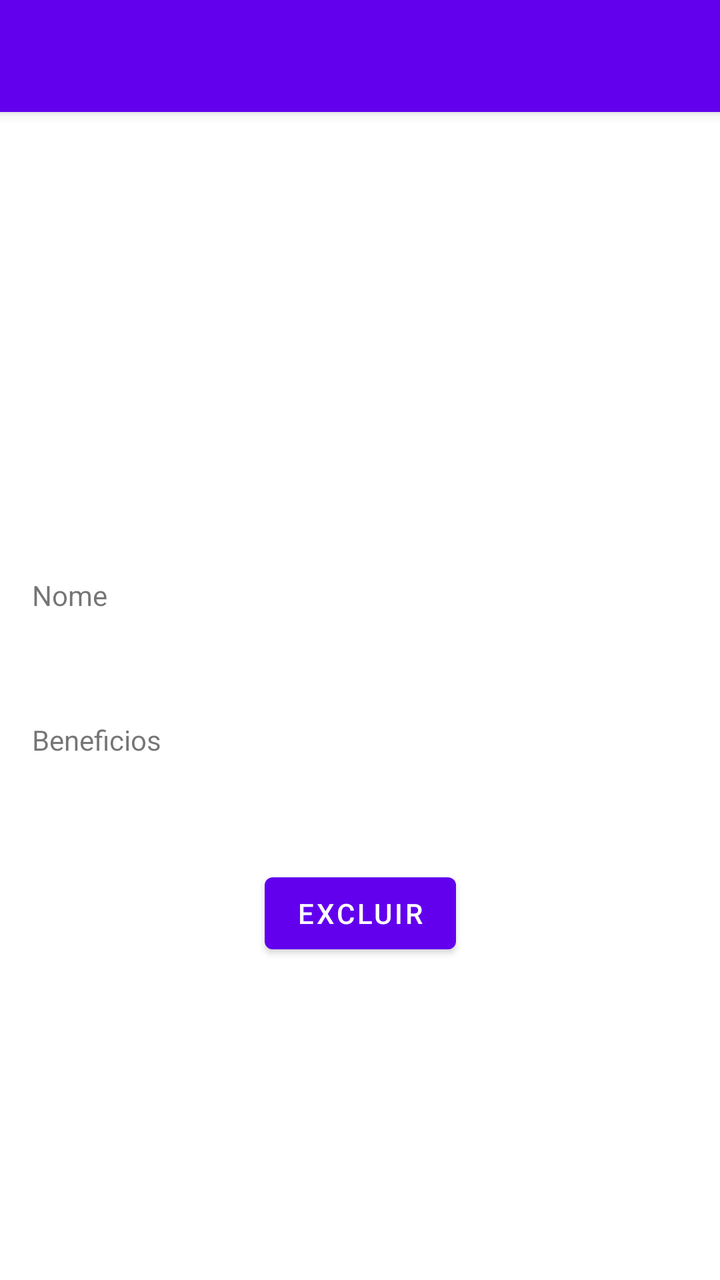
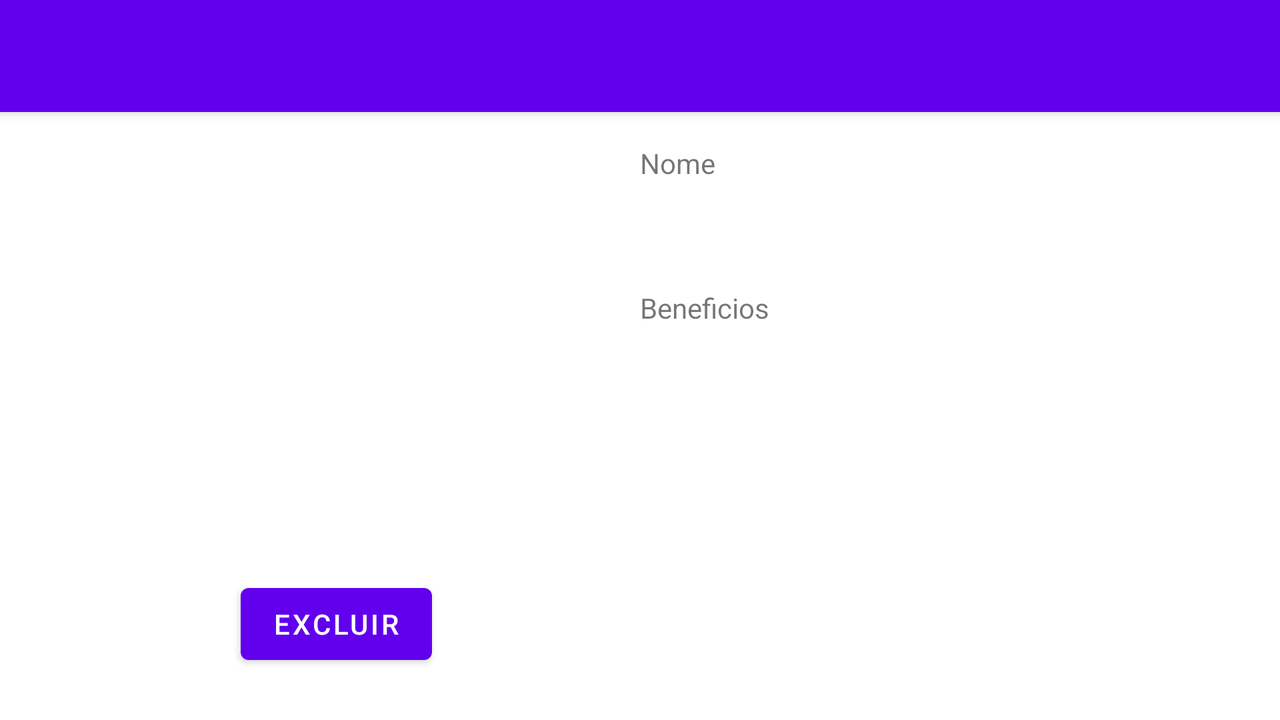

An Android layout and its configuration variant, each rendered on a device that would load it. The default file and the variant file are quoted in full after the pictures.
<!-- AndroidManifest.xml: application theme Theme.Fruits -->
<!-- res/layout/activity_detail.xml -->
<?xml version="1.0" encoding="utf-8"?>
<ScrollView
    xmlns:android="http://schemas.android.com/apk/res/android"
    xmlns:app="http://schemas.android.com/apk/res-auto"
    xmlns:tools="http://schemas.android.com/tools"
    android:layout_width="match_parent"
    android:layout_height="match_parent"
    tools:layout_editor_absoluteX="69dp"
    tools:layout_editor_absoluteY="83dp">

    <androidx.constraintlayout.widget.ConstraintLayout
        android:layout_width="match_parent"
        android:layout_height="wrap_content">
        <androidx.appcompat.widget.Toolbar
            android:id="@+id/detail_toolbar"
            android:layout_width="match_parent"
            android:layout_height="?attr/actionBarSize"
            android:background="?attr/colorPrimary"
            android:elevation="4dp"
            app:titleTextColor="@color/white"
            app:layout_constraintEnd_toEndOf="parent"
            app:layout_constraintStart_toStartOf="parent"
            app:layout_constraintTop_toTopOf="parent" />

        <Button
            android:id="@+id/buttonDelete"
            android:layout_width="wrap_content"
            android:layout_height="wrap_content"
            android:layout_marginTop="16dp"
            android:layout_marginBottom="16dp"
            android:text="@string/button_delete"
            app:layout_constraintBottom_toBottomOf="parent"
            app:layout_constraintEnd_toStartOf="@+id/guideline8"
            app:layout_constraintStart_toStartOf="@+id/guideline7"
            app:layout_constraintTop_toBottomOf="@+id/textDetailBenefit" />

        <ImageView
            android:id="@+id/imageView3"
            android:layout_width="200dp"
            android:layout_height="200dp"
            app:layout_constraintEnd_toStartOf="@+id/guideline8"
            app:layout_constraintStart_toStartOf="@+id/guideline7"
            app:layout_constraintTop_toTopOf="@+id/guideline6"
            tools:srcCompat="@tools:sample/avatars" />

        <TextView
            android:id="@+id/textView5"
            android:layout_width="wrap_content"
            android:layout_height="wrap_content"
            android:layout_marginTop="16dp"
            android:text="@string/label_benefits"
            app:layout_constraintStart_toStartOf="@+id/guideline7"
            app:layout_constraintTop_toBottomOf="@+id/textDetailName" />

        <TextView
            android:id="@+id/textDetailBenefit"
            android:layout_width="0dp"
            android:layout_height="wrap_content"
            android:layout_marginTop="8dp"
            android:textAppearance="@style/TextAppearance.AppCompat.Large"
            app:layout_constraintEnd_toStartOf="@+id/guideline8"
            app:layout_constraintStart_toStartOf="@+id/guideline7"
            app:layout_constraintTop_toBottomOf="@+id/textView5" />

        <TextView
            android:id="@+id/textView"
            android:layout_width="wrap_content"
            android:layout_height="wrap_content"
            android:layout_marginTop="16dp"
            android:text="@string/label_name"
            app:layout_constraintStart_toStartOf="@+id/guideline7"
            app:layout_constraintTop_toBottomOf="@+id/imageView3" />

        <TextView
            android:id="@+id/textDetailName"
            android:layout_width="0dp"
            android:layout_height="wrap_content"
            android:layout_marginTop="8dp"
            android:textAppearance="@style/TextAppearance.AppCompat.Large"
            app:layout_constraintEnd_toStartOf="@+id/guideline8"
            app:layout_constraintStart_toStartOf="@+id/guideline7"
            app:layout_constraintTop_toBottomOf="@+id/textView" />

        <androidx.constraintlayout.widget.Guideline
            android:id="@+id/guideline6"
            android:layout_width="wrap_content"
            android:layout_height="wrap_content"
            android:orientation="horizontal"
            app:layout_constraintGuide_begin="72dp" />

        <androidx.constraintlayout.widget.Guideline
            android:id="@+id/guideline7"
            android:layout_width="wrap_content"
            android:layout_height="wrap_content"
            android:orientation="vertical"
            app:layout_constraintGuide_begin="16dp" />

        <androidx.constraintlayout.widget.Guideline
            android:id="@+id/guideline8"
            android:layout_width="wrap_content"
            android:layout_height="wrap_content"
            android:orientation="vertical"
            app:layout_constraintGuide_end="16dp" />

    </androidx.constraintlayout.widget.ConstraintLayout>
</ScrollView>
<!-- resources referenced by this layout -->
<resources>
  <string name="button_delete">Excluir</string>
  <string name="label_benefits">Beneficios</string>
  <string name="label_name">Nome</string>
  <style name="Theme.Fruits" parent="Theme.MaterialComponents.DayNight.NoActionBar">
          
          <item name="colorPrimary">@color/purple_500</item>
          <item name="colorPrimaryVariant">@color/purple_700</item>
          <item name="colorOnPrimary">@color/white</item>
          
          <item name="colorSecondary">@color/teal_200</item>
          <item name="colorSecondaryVariant">@color/teal_700</item>
          <item name="colorOnSecondary">@color/black</item>
          
          <item name="android:statusBarColor" tools:targetApi="l">?attr/colorPrimaryVariant</item>
          
      </style>
</resources>
<!-- res/layout-land/activity_detail.xml (the repository's variant of the layout above) -->
<!-- drawn on the phone turned sideways -->
<?xml version="1.0" encoding="utf-8"?>
<ScrollView
    xmlns:android="http://schemas.android.com/apk/res/android"
    xmlns:app="http://schemas.android.com/apk/res-auto"
    xmlns:tools="http://schemas.android.com/tools"
    android:layout_width="match_parent"
    android:layout_height="match_parent"
    tools:layout_editor_absoluteX="69dp"
    tools:layout_editor_absoluteY="83dp">
    <androidx.constraintlayout.widget.ConstraintLayout
        android:layout_width="match_parent"
        android:layout_height="match_parent">

        <androidx.appcompat.widget.Toolbar
            android:id="@+id/detail_toolbar"
            android:layout_width="match_parent"
            android:layout_height="?attr/actionBarSize"
            android:background="?attr/colorPrimary"
            android:elevation="4dp"
            app:titleTextColor="@color/white"
            app:layout_constraintEnd_toEndOf="parent"
            app:layout_constraintStart_toStartOf="parent"
            app:layout_constraintTop_toTopOf="parent" />

        <androidx.constraintlayout.widget.Guideline
            android:id="@+id/guideline6"
            android:layout_width="wrap_content"
            android:layout_height="wrap_content"
            android:orientation="horizontal"
            app:layout_constraintGuide_begin="72dp" />

        <androidx.constraintlayout.widget.Guideline
            android:id="@+id/guideline7"
            android:layout_width="wrap_content"
            android:layout_height="wrap_content"
            android:orientation="vertical"
            app:layout_constraintGuide_begin="16dp" />

        <androidx.constraintlayout.widget.Guideline
            android:id="@+id/guideline8"
            android:layout_width="wrap_content"
            android:layout_height="wrap_content"
            android:orientation="vertical"
            app:layout_constraintGuide_end="16dp" />



        <TextView
            android:id="@+id/textView"
            android:layout_width="wrap_content"
            android:layout_height="wrap_content"
            android:text="@string/label_name"
            app:layout_constraintStart_toStartOf="@+id/guideline9"
            app:layout_constraintTop_toTopOf="@+id/guideline6" />

        <TextView
            android:id="@+id/textDetailName"
            android:layout_width="0dp"
            android:layout_height="wrap_content"
            android:layout_marginTop="8dp"
            android:textAppearance="@style/TextAppearance.AppCompat.Large"
            app:layout_constraintEnd_toStartOf="@+id/guideline8"
            app:layout_constraintStart_toStartOf="@+id/guideline9"
            app:layout_constraintTop_toBottomOf="@+id/textView" />

        <TextView
            android:id="@+id/textView5"
            android:layout_width="wrap_content"
            android:layout_height="wrap_content"
            android:layout_marginTop="16dp"
            android:text="@string/label_benefits"
            app:layout_constraintStart_toStartOf="@+id/guideline9"
            app:layout_constraintTop_toBottomOf="@+id/textDetailName" />

        <TextView
            android:id="@+id/textDetailBenefit"
            android:layout_width="0dp"
            android:layout_height="wrap_content"
            android:layout_marginTop="8dp"
            android:textAppearance="@style/TextAppearance.AppCompat.Large"
            app:layout_constraintEnd_toStartOf="@+id/guideline8"
            app:layout_constraintStart_toStartOf="@+id/guideline9"
            app:layout_constraintTop_toBottomOf="@+id/textView5" />

        <ImageView
            android:id="@+id/imageView3"
            android:layout_width="200dp"
            android:layout_height="200dp"
            app:layout_constraintEnd_toStartOf="@+id/guideline9"
            app:layout_constraintStart_toStartOf="@+id/guideline7"
            app:layout_constraintTop_toTopOf="@+id/guideline6"
            tools:srcCompat="@tools:sample/avatars" />

        <Button
            android:id="@+id/buttonDelete"
            android:layout_width="wrap_content"
            android:layout_height="wrap_content"
            android:layout_marginTop="16dp"
            android:text="@string/button_delete"
            app:layout_constraintEnd_toStartOf="@+id/guideline9"
            app:layout_constraintStart_toStartOf="@+id/guideline7"
            app:layout_constraintTop_toBottomOf="@+id/imageView3" />

        <androidx.constraintlayout.widget.Guideline
            android:id="@+id/guideline9"
            android:layout_width="wrap_content"
            android:layout_height="wrap_content"
            android:orientation="vertical"
            app:layout_constraintGuide_percent="0.5" />
    </androidx.constraintlayout.widget.ConstraintLayout>
</ScrollView>
